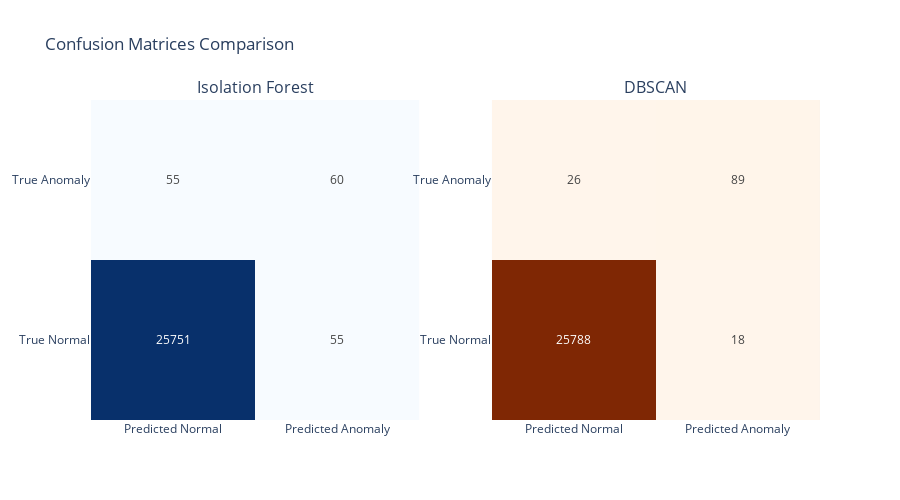

Notebook source saved alongside this figure:
### Code cell
fig = make_subplots(
    rows=1, cols=2,
    subplot_titles=('Isolation Forest', 'DBSCAN'),
    specs=[[{'type': 'heatmap'}, {'type': 'heatmap'}]]
)

fig.add_trace(
    go.Heatmap(
        z=cm_iso,
        x=['Predicted Normal', 'Predicted Anomaly'],
        y=['True Normal', 'True Anomaly'],
        text=cm_iso,
        texttemplate='%{text}',
        colorscale='Blues',
        showscale=False
    ),
    row=1, col=1
)
fig.add_trace(
    go.Heatmap(
        z=cm_dbscan,
        x=['Predicted Normal', 'Predicted Anomaly'],
        y=['True Normal', 'True Anomaly'],
        text=cm_dbscan,
        texttemplate='%{text}',
        colorscale='Oranges',
        showscale=False
    ),
    row=1, col=2
)

fig.update_layout(
    title='Confusion Matrices Comparison',
    height=500
)
fig.show()

### Figure 1 — Plotly figure (JSON) as saved in the notebook; plotly's stock layout.template omitted (floating-point values rounded to 4 significant figures)
{"data": [{"colorscale": [[0, "rgb(247,251,255)"], [0.125, "rgb(222,235,247)"], [0.25, "rgb(198,219,239)"], [0.375, "rgb(158,202,225)"], [0.5, "rgb(107,174,214)"], [0.625, "rgb(66,146,198)"], [0.75, "rgb(33,113,181)"], [0.875, "rgb(8,81,156)"], [1, "rgb(8,48,107)"]], "showscale": false, "text": [[25751, 55], [55, 60]], "texttemplate": "%{text}", "type": "heatmap", "x": ["Predicted Normal", "Predicted Anomaly"], "xaxis": "x", "y": ["True Normal", "True Anomaly"], "yaxis": "y", "z": [[25751, 55], [55, 60]]}, {"colorscale": [[0, "rgb(255,245,235)"], [0.125, "rgb(254,230,206)"], [0.25, "rgb(253,208,162)"], [0.375, "rgb(253,174,107)"], [0.5, "rgb(253,141,60)"], [0.625, "rgb(241,105,19)"], [0.75, "rgb(217,72,1)"], [0.875, "rgb(166,54,3)"], [1, "rgb(127,39,4)"]], "showscale": false, "text": [[25788, 18], [26, 89]], "texttemplate": "%{text}", "type": "heatmap", "x": ["Predicted Normal", "Predicted Anomaly"], "xaxis": "x2", "y": ["True Normal", "True Anomaly"], "yaxis": "y2", "z": [[25788, 18], [26, 89]]}], "layout": {"annotations": [{"font": {"size": 16}, "showarrow": false, "text": "Isolation Forest", "x": 0.225, "xanchor": "center", "xref": "paper", "y": 1, "yanchor": "bottom", "yref": "paper"}, {"font": {"size": 16}, "showarrow": false, "text": "DBSCAN", "x": 0.775, "xanchor": "center", "xref": "paper", "y": 1, "yanchor": "bottom", "yref": "paper"}], "height": 500, "title": {"text": "Confusion Matrices Comparison"}, "xaxis": {"anchor": "y", "domain": [0, 0.45]}, "xaxis2": {"anchor": "y2", "domain": [0.55, 1]}, "yaxis": {"anchor": "x", "domain": [0, 1]}, "yaxis2": {"anchor": "x2", "domain": [0, 1]}}}
